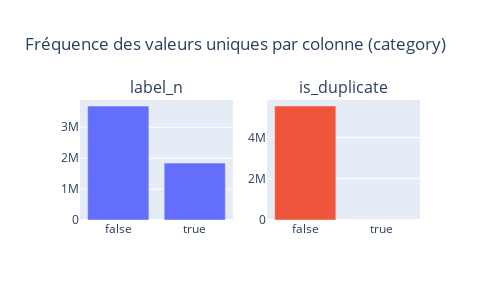

The notebook cell saved with this chart:
### Markdown cell above
### Analyse colonnes booléennes

### Code cell
fig = make_subplots(rows=1, cols=len(df_bool.columns), subplot_titles=df_bool.columns)

for i, col in enumerate(df_bool.columns):
    value_counts = df_bool[col].value_counts()
    fig.add_trace(go.Bar(x=value_counts.index, y=value_counts.values, name=col), row=1, col=i+1)


fig.update_layout(height=300, width=500, title="Fréquence des valeurs uniques par colonne (category)", showlegend=False)

fig.show()

### Figure 1 — Plotly figure (JSON) as saved in the notebook; plotly's stock layout.template omitted (floating-point values rounded to 4 significant figures)
{"data": [{"name": "label_n", "type": "bar", "x": [false, true], "xaxis": "x", "y": [3687410, 1839997], "yaxis": "y"}, {"name": "is_duplicate", "type": "bar", "x": [false, true], "xaxis": "x2", "y": [5527405, 2], "yaxis": "y2"}], "layout": {"annotations": [{"font": {"size": 16}, "showarrow": false, "text": "label_n", "x": 0.225, "xanchor": "center", "xref": "paper", "y": 1, "yanchor": "bottom", "yref": "paper"}, {"font": {"size": 16}, "showarrow": false, "text": "is_duplicate", "x": 0.775, "xanchor": "center", "xref": "paper", "y": 1, "yanchor": "bottom", "yref": "paper"}], "height": 300, "showlegend": false, "title": {"text": "Fréquence des valeurs uniques par colonne (category)"}, "width": 500, "xaxis": {"anchor": "y", "domain": [0, 0.45]}, "xaxis2": {"anchor": "y2", "domain": [0.55, 1]}, "yaxis": {"anchor": "x", "domain": [0, 1]}, "yaxis2": {"anchor": "x2", "domain": [0, 1]}}}
